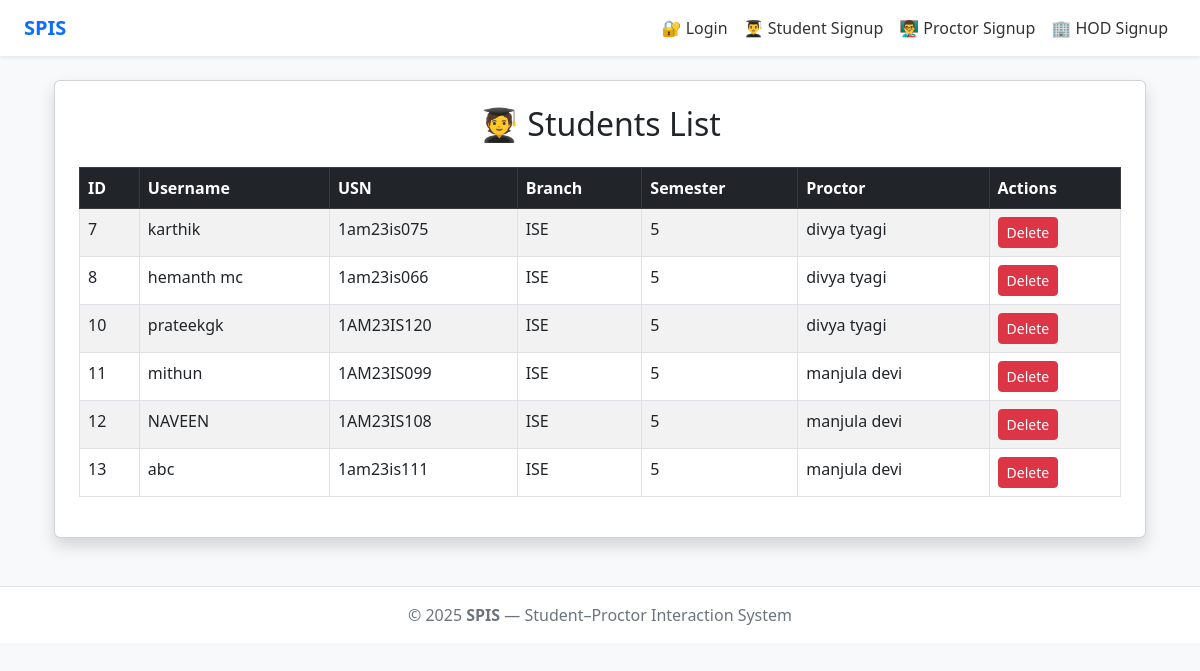
The app's page /manage-students/ with its own data.
### core/models.py (models this page shows, shortened)
class StudentProfile(models.Model):
    user = models.OneToOneField(User, on_delete=models.CASCADE)
    usn = models.CharField(max_length=20)
    branch = models.CharField(max_length=50)
    semester = models.IntegerField(default=1)
    section = models.CharField(max_length=5, blank=True, null=True)
    blood_group = models.CharField(max_length=5, blank=True, null=True)
    dob = models.DateField(blank=True, null=True)
    phone = models.CharField(max_length=15, blank=True, null=True)
    email = models.EmailField(blank=True, null=True)
    father_name = models.CharField(max_length=100, blank=True, null=True)
    father_phone = models.CharField(max_length=15, blank=True, null=True)
    mother_name = models.CharField(max_length=100, blank=True, null=True)
    mother_phone = models.CharField(max_length=15, blank=True, null=True)
    permanent_address = models.TextField(blank=True, null=True)
    local_address = models.TextField(blank=True, null=True)
    first_year_fee = models.DecimalField(max_digits=10, decimal_places=2, blank=True, null=True)
    second_year_fee = models.DecimalField(max_digits=10, decimal_places=2, blank=True, null=True)
    third_year_fee = models.DecimalField(max_digits=10, decimal_places=2, blank=True, null=True)
    fourth_year_fee = models.DecimalField(max_digits=10, decimal_places=2, blank=True, null=True)
    proctor = models.ForeignKey(User, on_delete=models.SET_NULL, null=True, related_name='students')

### core/views.py (the view)
# urls.py: path("manage-students/", views.manage_students, name="manage_students"),
def manage_students(request):
    students = StudentProfile.objects.all()
    return render(request, 'core/manage_students.html', {'students': students})

### core/templates/core/manage_students.html
{% extends 'core/base.html' %}
{% block content %}
<div class="container mt-4">
  <div class="card shadow p-4">
    <h2 class="text-center">🧑‍🎓 Students List</h2>
    <table class="table table-bordered table-striped mt-3">
      <thead class="table-dark">
        <tr>
          <th>ID</th>
          <th>Username</th>
          <th>USN</th>
          <th>Branch</th>
          <th>Semester</th>
          <th>Proctor</th>
          <th>Actions</th>
        </tr>
      </thead>
      <tbody>
        {% for s in students %}
        <tr>
          <td>{{ s.id }}</td>
          <td>{{ s.user.username }}</td>
          <td>{{ s.usn }}</td>
          <td>{{ s.branch }}</td>
          <td>{{ s.semester }}</td>
          <td>
            {% if s.proctor %}
              {{ s.proctor.username }}
            {% else %}
              <span class="text-danger">Not Assigned</span>
            {% endif %}
          </td>
          <td>
            <a href="{% url 'delete_student' s.id %}" class="btn btn-danger btn-sm"
               onclick="return confirm('Are you sure?')">Delete</a>
          </td>
        </tr>
        {% endfor %}
      </tbody>
    </table>
  </div>
</div>
{% endblock %}

### core/templates/core/base.html (shortened to what this page needs)
{% load static %}
{% load custom_tags %}
<!doctype html>
<html lang="en">
<head>
  <link href="https://cdn.jsdelivr.net/npm/bootstrap@5.3.0/dist/css/bootstrap.min.css" rel="stylesheet">
</head>
<body>
<nav class="navbar navbar-expand-lg navbar-light bg-white shadow-sm sticky-top">
  <div class="container-fluid px-4">
    <a class="navbar-brand" href="{% url 'index' %}">SPIS</a>
    <div class="collapse navbar-collapse" id="navbarNav">
      <ul class="navbar-nav ms-auto">
        {% if user.is_authenticated %}
          {% if user|has_attr:"studentprofile" %}
            <li class="nav-item"><a class="nav-link" href="{% url 'student_dashboard' %}">🏠 Dashboard</a></li>
            <li class="nav-item"><a class="nav-link" href="{% url 'student_history' user.studentprofile.usn %}">📘 My Profile</a></li>
            <li class="nav-item"><a class="nav-link" href="{% url 'student_meetings' %}">📅 My Meetings</a></li>
            <li class="nav-item"><a class="nav-link" href="{% url 'student_info_upload' user.studentprofile.usn %}">✏️ Update Info</a></li>
            <li class="nav-item"><a class="nav-link" href="{% url 'direct_messages' %}">💬 Chat</a></li>
            <li class="nav-item"><a class="nav-link" href="{% url 'student_broadcasts' %}">📢 Broadcast Messages</a></li>
          {% elif user|has_group:"HOD" %}
            <li class="nav-item"><a class="nav-link" href="{% url 'hod_dashboard' %}">🏢 HOD Dashboard</a></li>
            <li class="nav-item"><a class="nav-link" href="{% url 'manage_proctors' %}">👨‍🏫 Manage Proctors</a></li>
            <li class="nav-item"><a class="nav-link" href="{% url 'manage_students' %}">🧑‍🎓 Manage Students</a></li>
            <li class="nav-item"><a class="nav-link" href="{% url 'hod_broadcast' %}">📢 Broadcast Message</a></li>
         {% elif user|has_attr:"proctorprofile" %}
    <li class="nav-item">
        <a class="nav-link" href="{% url 'proctor_dashboard' %}">🏠 Dashboard</a>
    </li>
    <li class="nav-item">
        <a class="nav-link" href="{% url 'meeting_schedule' %}">📅 Schedule Meeting</a>
    </li>
    <li class="nav-item">
        <a class="nav-link" href="{% url 'direct_messages' %}">💬 Conversations</a>
    </li>
    <li class="nav-item">
        <a class="nav-link" href="{% url 'student_broadcasts' %}">📢 Broadcast Messages</a>
    </li>
          {% elif user.is_superuser %}
            <li class="nav-item"><a class="nav-link" href="{% url 'index' %}">🏠 Admin Home</a></li>
          {% endif %}
          <li class="nav-item"><a class="nav-link" href="{% url 'help' %}">🆘 Help</a></li>
          <li class="nav-item">
            <a class="nav-link text-danger" href="{% url 'logout' %}">
              🚪 Logout ({{ user.username }})
            </a>
          </li>
        {% else %}
          <li class="nav-item"><a class="nav-link" href="{% url 'login' %}">🔐 Login</a></li>
          <li class="nav-item"><a class="nav-link" href="{% url 'signup' %}">👨‍🎓 Student Signup</a></li>
          <li class="nav-item"><a class="nav-link" href="{% url 'proctor_signup' %}">👨‍🏫 Proctor Signup</a></li>
          <li class="nav-item"><a class="nav-link" href="{% url 'management_signup' %}">🏢 HOD Signup</a></li>
        {% endif %}
      </ul>
    </div>
  </div>
</nav>
<div class="container mt-4 mb-5">
  {% block content %}{% endblock %}
</div>
<footer class="text-center py-3">
  © {{ year|default:2025 }} <strong>SPIS</strong> — Student–Proctor Interaction System
</footer>
</body>
</html>

### core/templates/core/base.html (style rules this page uses)
body { background-color: #f8f9fa; font-family: 'Segoe UI', Tahoma, Geneva, Verdana, sans-serif; }
.navbar-brand { font-weight: bold; color: #0d6efd !important; }
.nav-link { color: #333 !important; }
footer { background: #fff; border-top: 1px solid #e5e5e5; color: #6c757d; }

### records on screen
StudentProfile: id "7", user.username "karthik", usn "1am23is075", branch "ISE", semester "5", proctor.username "divya tyagi"
StudentProfile: id "8", user.username "hemanth mc", usn "1am23is066", branch "ISE", semester "5", proctor.username "divya tyagi"
StudentProfile: id "10", user.username "prateekgk", usn "1AM23IS120", branch "ISE", semester "5", proctor.username "divya tyagi"
StudentProfile: id "11", user.username "mithun", usn "1AM23IS099", branch "ISE", semester "5", proctor.username "manjula devi"
StudentProfile: id "12", user.username "NAVEEN", usn "1AM23IS108", branch "ISE", semester "5", proctor.username "manjula devi"
StudentProfile: id "13", user.username "abc", usn "1am23is111", branch "ISE", semester "5", proctor.username "manjula devi"

### other values on screen
{{ year|default:2025 }} "2025"
